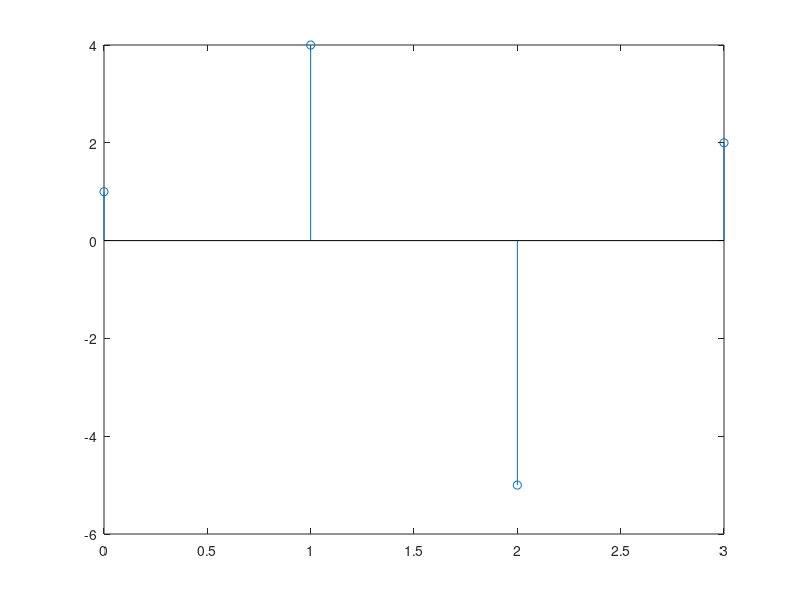
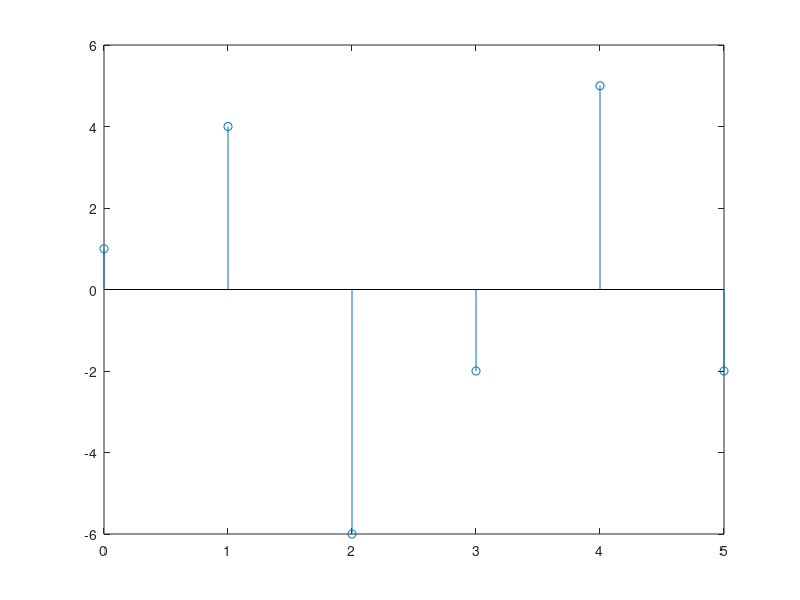
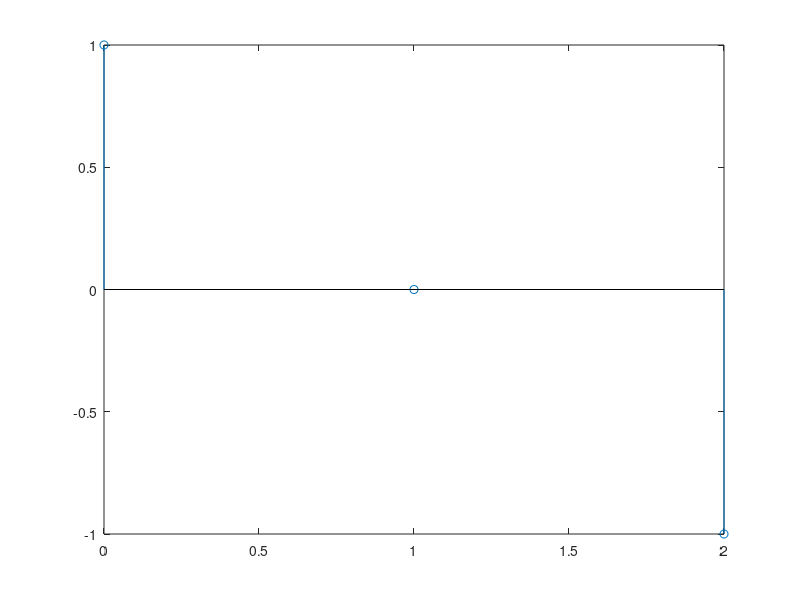

Here is the MATLAB script that generated these plots, in order:
%%Sahin Olut 150140124 // BLG354E Signals And Systems HW2 Question 7c


x_func=[1 4 -5 2]
h_func=[1 0 -1]
y_func=conv(x_func,h_func)
figure(1)
stem([0:3],x_func)
figure(2)
stem([0:5],y_func)
figure(3)
stem([0:2],h_func)
